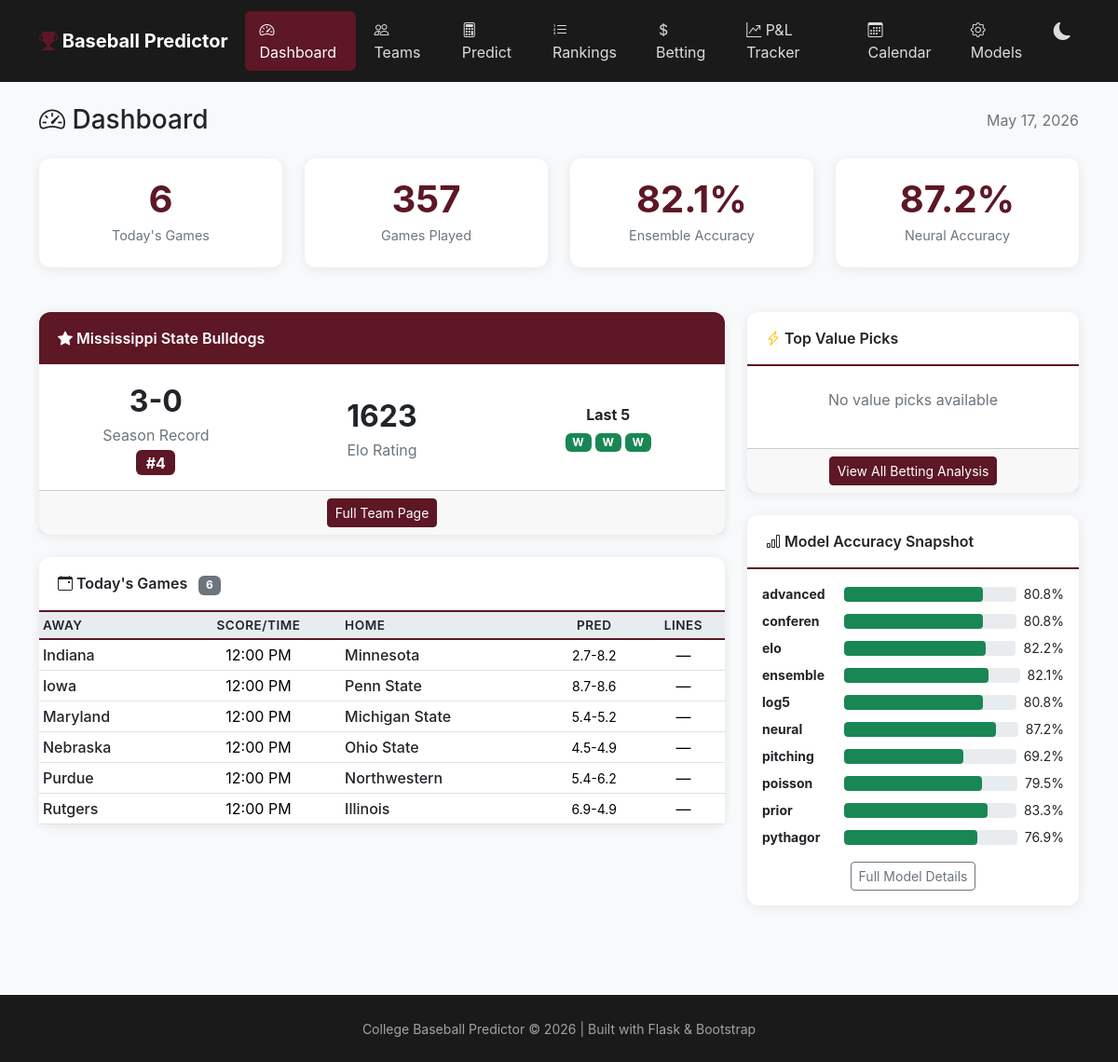
The page / on the database its author committed.
### tables this page shows
CREATE TABLE elo_ratings (
                    team_id TEXT PRIMARY KEY,
                    rating REAL DEFAULT 1500,
                    games_played INTEGER DEFAULT 0,
                    updated_at TEXT DEFAULT CURRENT_TIMESTAMP
                );

CREATE TABLE games (
            id TEXT PRIMARY KEY,
            date TEXT NOT NULL,
            time TEXT,
            home_team_id TEXT NOT NULL,
            away_team_id TEXT NOT NULL,
            home_score INTEGER,
            away_score INTEGER,
            winner_id TEXT,
            innings INTEGER DEFAULT 9,
            is_conference_game INTEGER DEFAULT 0,
            is_neutral_site INTEGER DEFAULT 0,
            tournament_id TEXT,
            venue TEXT,
            attendance INTEGER,
            notes TEXT,
            status TEXT DEFAULT 'scheduled',  -- scheduled, final, postponed, cancelled
            created_at TEXT DEFAULT CURRENT_TIMESTAMP,
            updated_at TEXT DEFAULT CURRENT_TIMESTAMP,
            FOREIGN KEY (home_team_id) REFERENCES teams(id),
            FOREIGN KEY (away_team_id) REFERENCES teams(id),
            FOREIGN KEY (tournament_id) REFERENCES tournaments(id)
        );

CREATE TABLE teams (
            id TEXT PRIMARY KEY,
            name TEXT NOT NULL,
            nickname TEXT,
            conference TEXT,
            division TEXT,
            athletics_url TEXT,
            preseason_rank INTEGER,
            current_rank INTEGER,
            created_at TEXT DEFAULT CURRENT_TIMESTAMP,
            updated_at TEXT DEFAULT CURRENT_TIMESTAMP
        );

### web/app.py (the view)
@app.route('/')
def dashboard():
    todays_games = get_todays_games()
    value_picks = get_value_picks(5)
    stats = get_quick_stats()
    msstate = get_msstate_info()
    accuracy = get_model_accuracy_summary()
    all_accuracy = get_model_accuracy()
    return render_template('dashboard.html',
                          todays_games=todays_games,
                          value_picks=value_picks,
                          stats=stats,
                          msstate=msstate,
                          accuracy=accuracy,
                          all_accuracy=all_accuracy,
                          today=datetime.now().strftime('%B %d, %Y'))

### web/templates/dashboard.html (shortened to what this page needs)
{% extends "base.html" %}
{% block content %}
<div class="d-flex justify-content-between align-items-center mb-4">
    <h1 class="h3 mb-0">
        <i class="bi bi-speedometer2"></i> Dashboard
    </h1>
    <span class="text-muted">{{ today }}</span>
</div>
<div class="row mb-4">
    <div class="col-6 col-md-3">
        <div class="card stat-card">
            <div class="stat-value">{{ todays_games|length }}</div>
            <div class="stat-label">Today's Games</div>
        </div>
    </div>
    <div class="col-6 col-md-3">
        <div class="card stat-card">
            <div class="stat-value">{{ stats.games_played }}</div>
            <div class="stat-label">Games Played</div>
        </div>
    </div>
    <div class="col-6 col-md-3">
        <div class="card stat-card">
            <div class="stat-value">{{ accuracy.ensemble.pct or '—' }}{% if accuracy.ensemble.pct %}%{% endif %}</div>
            <div class="stat-label">Ensemble Accuracy</div>
        </div>
    </div>
    <div class="col-6 col-md-3">
        <div class="card stat-card">
            <div class="stat-value">{{ accuracy.neural.pct or '—' }}{% if accuracy.neural.pct %}%{% endif %}</div>
            <div class="stat-label">Neural Accuracy</div>
        </div>
    </div>
</div>
<div class="row">
    <div class="col-lg-8">
        <div class="card">
            <div class="card-header bg-maroon">
                <i class="bi bi-star-fill"></i> Mississippi State Bulldogs
            </div>
            <div class="card-body">
                <div class="row align-items-center">
                    <div class="col-md-4 text-center mb-3 mb-md-0">
                        <div class="fs-2 fw-bold">{{ msstate.record.wins }}-{{ msstate.record.losses }}</div>
                        <div class="text-muted">Season Record</div>
                        {% if msstate.rank %}
                        <span class="badge bg-maroon fs-6 mt-1">#{{ msstate.rank }}</span>
                        {% endif %}
                    </div>
                    <div class="col-md-4 text-center mb-3 mb-md-0">
                        <div class="fs-2 fw-bold">{{ msstate.elo|round(0)|int }}</div>
                        <div class="text-muted">Elo Rating</div>
                    </div>
                    <div class="col-md-4 text-center">
                        <div class="mb-2"><strong>Last 5</strong></div>
                        <div class="d-flex justify-content-center gap-1">
                            {% for g in msstate.last_5 %}
                            <span class="badge {% if g.won %}bg-success{% else %}bg-danger{% endif %}"
                                  title="{{ g.opponent }} {{ g.score }}">
                                {{ 'W' if g.won else 'L' }}
                            </span>
                            {% endfor %}
                        </div>
                    </div>
                </div>
            </div>
            <div class="card-footer text-center">
                <a href="/team/mississippi-state" class="btn btn-sm btn-maroon">Full Team Page</a>
            </div>
        </div>
        <div class="card">
            <div class="card-header">
                <i class="bi bi-calendar-event"></i> Today's Games
                <span class="badge bg-secondary ms-2">{{ todays_games|length }}</span>
            </div>
            <div class="card-body p-0">
                {% if todays_games %}
                <div class="table-responsive">
                    <table class="table table-hover table-sm mb-0">
                        <thead>
                            <tr>
                                <th>Away</th>
                                <th class="text-center">Score/Time</th>
                                <th>Home</th>
                                <th class="text-center">Pred</th>
                                <th class="text-center">Lines</th>
                            </tr>
                        </thead>
                        <tbody>
                            {% for game in todays_games[:20] %}
                            <tr>
                                <td>
                                    <a href="/team/{{ game.away_team_id }}" class="team-link">{{ game.away_team_name }}</a>
                                </td>
                                <td class="text-center">
                                    {% if game.status == 'final' %}
                                    <span class="{% if game.away_score > game.home_score %}fw-bold{% endif %}">{{ game.away_score }}</span>
                                    -
                                    <span class="{% if game.home_score > game.away_score %}fw-bold{% endif %}">{{ game.home_score }}</span>
                                    <br><small class="text-success">Final</small>
                                    {% else %}
                                    {{ game.time or 'TBD' }}
                                    {% endif %}
                                </td>
                                <td>
                                    <a href="/team/{{ game.home_team_id }}" class="team-link">{{ game.home_team_name }}</a>
                                </td>
                                <td class="text-center">
                                    {% if game.prediction %}
                                    <small>{{ (game.prediction.projected_away_runs|round(1)) }}-{{ (game.prediction.projected_home_runs|round(1)) }}</small>
                                    {% else %}—{% endif %}
                                </td>
                                <td class="text-center">
                                    {% if game.home_ml %}
                                    <small>{{ game.away_ml|format_odds }}/{{ game.home_ml|format_odds }}</small>
                                    {% else %}—{% endif %}
                                </td>
                            </tr>
                            {% endfor %}
                        </tbody>
                    </table>
                </div>
                {% else %}
                <div class="text-center text-muted py-4">
                    <i class="bi bi-calendar-x display-4"></i>
                    <p class="mt-2">No games scheduled for today</p>
                </div>
                {% endif %}
            </div>
        </div>
    </div>
    <div class="col-lg-4">
        <div class="card">
            <div class="card-header">
                <i class="bi bi-lightning-charge text-warning"></i> Top Value Picks
            </div>
            <div class="card-body p-0">
                {% if value_picks %}
                <div class="list-group list-group-flush">
                    {% for pick in value_picks %}
                    <div class="list-group-item">
                        <div class="d-flex justify-content-between align-items-start">
                            <div>
                                <strong>{{ pick.pick }}</strong>
                                <div class="small text-muted">{{ pick.game }}</div>
                            </div>
                            <div class="text-end">
                                <span class="value-indicator positive">+{{ pick.edge|round(1) }}%</span>
                                <div class="small text-muted mt-1">{{ pick.moneyline|format_odds }}</div>
                            </div>
                        </div>
                        <div class="progress mt-2" style="height: 6px;">
                            <div class="progress-bar bg-success" style="width: {{ pick.model_prob * 100 }}%"></div>
                        </div>
                        <div class="d-flex justify-content-between small text-muted mt-1">
                            <span>Model: {{ (pick.model_prob * 100)|round(1) }}%</span>
                            <span>DK: {{ (pick.dk_implied * 100)|round(1) }}%</span>
                        </div>
                    </div>
                    {% endfor %}
                </div>
                {% else %}
                <div class="text-center text-muted py-4">
                    <p>No value picks available</p>
                </div>
                {% endif %}
            </div>
            <div class="card-footer text-center">
                <a href="/betting" class="btn btn-sm btn-maroon">View All Betting Analysis</a>
            </div>
        </div>
        <div class="card">
            <div class="card-header">
                <i class="bi bi-bar-chart"></i> Model Accuracy Snapshot
            </div>
            <div class="card-body">
                {% for name, info in all_accuracy.items() %}
                {% if info.all_time_accuracy %}
                <div class="d-flex justify-content-between align-items-center mb-2">
                    <small class="fw-bold" style="width: 80px;">{{ name[:8] }}</small>
                    <div class="flex-grow-1 mx-2">
                        <div class="progress" style="height: 16px;">
                            <div class="progress-bar {% if info.all_time_accuracy > 0.55 %}bg-success{% elif info.all_time_accuracy > 0.5 %}bg-warning{% else %}bg-danger{% endif %}"
                                 style="width: {{ info.all_time_accuracy * 100 }}%;">
                            </div>
                        </div>
                    </div>
                    <small>{{ (info.all_time_accuracy * 100)|round(1) }}%</small>
                </div>
                {% endif %}
                {% endfor %}
                <div class="text-center mt-3">
                    <a href="/models" class="btn btn-sm btn-outline-secondary">Full Model Details</a>
                </div>
            </div>
        </div>
    </div>
</div>
{% endblock %}

### web/templates/base.html (shortened to what this page needs)
<!DOCTYPE html>
<html lang="en" data-theme="light">
<head>
    <link href="https://cdn.jsdelivr.net/npm/bootstrap@5.3.2/dist/css/bootstrap.min.css" rel="stylesheet">
    <link href="https://cdn.jsdelivr.net/npm/bootstrap-icons@1.11.1/font/bootstrap-icons.css" rel="stylesheet">
</head>
<body>
    <nav class="navbar navbar-expand-lg navbar-dark">
        <div class="container">
            <a class="navbar-brand" href="/">
                <i class="bi bi-trophy-fill icon"></i>
                Baseball Predictor
            </a>
            <div class="collapse navbar-collapse" id="navbarNav">
                <ul class="navbar-nav ms-auto">
                    <li class="nav-item">
                        <a class="nav-link {% if request.endpoint == 'dashboard' %}active{% endif %}" href="/">
                            <i class="bi bi-speedometer2"></i> Dashboard
                        </a>
                    </li>
                    <li class="nav-item">
                        <a class="nav-link {% if request.endpoint == 'teams' %}active{% endif %}" href="/teams">
                            <i class="bi bi-people"></i> Teams
                        </a>
                    </li>
                    <li class="nav-item">
                        <a class="nav-link {% if request.endpoint == 'predict' %}active{% endif %}" href="/predict">
                            <i class="bi bi-calculator"></i> Predict
                        </a>
                    </li>
                    <li class="nav-item">
                        <a class="nav-link {% if request.endpoint == 'rankings' %}active{% endif %}" href="/rankings">
                            <i class="bi bi-list-ol"></i> Rankings
                        </a>
                    </li>
                    <li class="nav-item">
                        <a class="nav-link {% if request.endpoint == 'betting' %}active{% endif %}" href="/betting">
                            <i class="bi bi-currency-dollar"></i> Betting
                        </a>
                    </li>
                    <li class="nav-item">
                        <a class="nav-link {% if request.endpoint == 'tracker' %}active{% endif %}" href="/tracker">
                            <i class="bi bi-graph-up-arrow"></i> P&L Tracker
                        </a>
                    </li>
                    <li class="nav-item">
                        <a class="nav-link {% if request.endpoint == 'calendar' %}active{% endif %}" href="/calendar">
                            <i class="bi bi-calendar3"></i> Calendar
                        </a>
                    </li>
                    <li class="nav-item">
                        <a class="nav-link {% if request.endpoint == 'models' %}active{% endif %}" href="/models">
                            <i class="bi bi-gear"></i> Models
                        </a>
                    </li>
                    <li class="nav-item">
                        <button class="dark-mode-toggle" onclick="toggleDarkMode()" title="Toggle dark mode">
                            <i class="bi bi-moon-fill" id="darkModeIcon"></i>
                        </button>
                    </li>
                </ul>
            </div>
        </div>
    </nav>
    <main class="container py-4">
        {% block content %}{% endblock %}
    </main>
    <footer class="footer">
        <div class="container text-center">
            <small>College Baseball Predictor &copy; 2026 | Built with Flask & Bootstrap</small>
        </div>
    </footer>
</body>
</html>

### rows shown on the page
elo_ratings: elo "1623"
games: won "W"
games: won "W"
games: won "W"
elo_ratings: away_team_name "Indiana", time "12:00 PM", home_team_name "Minnesota", prediction "2.7", prediction "8.2"
elo_ratings: away_team_name "Iowa", time "12:00 PM", home_team_name "Penn State", prediction "8.7", prediction "8.6"
elo_ratings: away_team_name "Maryland", time "12:00 PM", home_team_name "Michigan State", prediction "5.4", prediction "5.2"
elo_ratings: away_team_name "Nebraska", time "12:00 PM", home_team_name "Ohio State", prediction "4.5", prediction "4.9"
elo_ratings: away_team_name "Purdue", time "12:00 PM", home_team_name "Northwestern", prediction "5.4", prediction "6.2"
elo_ratings: away_team_name "Rutgers", time "12:00 PM", home_team_name "Illinois", prediction "6.9", prediction "4.9"

### other values the page prints
{{ todays_games|length }} "6"
{{ stats.games_played }} "357"
{{ accuracy.ensemble.pct or '—' }} "82.1"
{{ accuracy.neural.pct or '—' }} "87.2"
{{ msstate.record.wins }} "3"
{{ msstate.record.losses }} "0"
{{ msstate.rank }} "4"
{{ name[:8] }} "advanced" "conferen" "elo" "ensemble" "log5" "neural" "pitching" "poisson" "prior" "pythagor"
{{ (info.all_time_accuracy * 100)|round(1) }} "80.8" "80.8" "82.2" "82.1" "80.8" "87.2" "69.2" "79.5" "83.3" "76.9"
